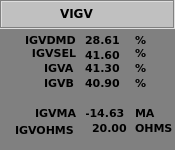
<?xml version="1.0" encoding="UTF-8"?>
<ui version="4.0">
 <class>WVIGB</class>
 <widget class="QWidget" name="WVIGB">
  <property name="geometry">
   <rect>
    <x>0</x>
    <y>0</y>
    <width>175</width>
    <height>150</height>
   </rect>
  </property>
  <property name="minimumSize">
   <size>
    <width>175</width>
    <height>150</height>
   </size>
  </property>
  <property name="maximumSize">
   <size>
    <width>175</width>
    <height>150</height>
   </size>
  </property>
  <property name="windowTitle">
   <string>WVIGB</string>
  </property>
  <property name="styleSheet">
   <string notr="true">background-color: rgb(128, 128, 128);</string>
  </property>
  <widget class="QLabel" name="lbVIGVT_3">
   <property name="geometry">
    <rect>
     <x>44</x>
     <y>60</y>
     <width>35</width>
     <height>16</height>
    </rect>
   </property>
   <property name="font">
    <font>
     <family>Verdana</family>
     <pointsize>8</pointsize>
     <weight>75</weight>
     <bold>true</bold>
     <underline>false</underline>
    </font>
   </property>
   <property name="styleSheet">
    <string notr="true">background-color: rgb(128, 128, 128);</string>
   </property>
   <property name="text">
    <string>IGVA</string>
   </property>
  </widget>
  <widget class="QLabel" name="lbVIGV_2">
   <property name="geometry">
    <rect>
     <x>85</x>
     <y>45</y>
     <width>41</width>
     <height>20</height>
    </rect>
   </property>
   <property name="font">
    <font>
     <family>Verdana</family>
     <pointsize>8</pointsize>
     <weight>75</weight>
     <bold>true</bold>
    </font>
   </property>
   <property name="styleSheet">
    <string notr="true">background-color: rgb(128, 128, 128);</string>
   </property>
   <property name="text">
    <string>41.60</string>
   </property>
  </widget>
  <widget class="QLabel" name="lbVIGV_4">
   <property name="geometry">
    <rect>
     <x>85</x>
     <y>75</y>
     <width>41</width>
     <height>16</height>
    </rect>
   </property>
   <property name="font">
    <font>
     <family>Verdana</family>
     <pointsize>8</pointsize>
     <weight>75</weight>
     <bold>true</bold>
    </font>
   </property>
   <property name="styleSheet">
    <string notr="true">background-color: rgb(128, 128, 128);</string>
   </property>
   <property name="text">
    <string>40.90</string>
   </property>
  </widget>
  <widget class="QLabel" name="lbVIGV_6">
   <property name="geometry">
    <rect>
     <x>92</x>
     <y>120</y>
     <width>35</width>
     <height>16</height>
    </rect>
   </property>
   <property name="font">
    <font>
     <family>Verdana</family>
     <pointsize>8</pointsize>
     <weight>75</weight>
     <bold>true</bold>
    </font>
   </property>
   <property name="styleSheet">
    <string notr="true">background-color: rgb(128, 128, 128);</string>
   </property>
   <property name="text">
    <string>20.00</string>
   </property>
  </widget>
  <widget class="QLabel" name="lbVIGV_1">
   <property name="geometry">
    <rect>
     <x>85</x>
     <y>32</y>
     <width>41</width>
     <height>15</height>
    </rect>
   </property>
   <property name="font">
    <font>
     <family>Verdana</family>
     <pointsize>8</pointsize>
     <weight>75</weight>
     <bold>true</bold>
    </font>
   </property>
   <property name="styleSheet">
    <string notr="true">background-color: rgb(128, 128, 128);</string>
   </property>
   <property name="text">
    <string>28.61</string>
   </property>
  </widget>
  <widget class="QLabel" name="lbVIGVU_2">
   <property name="geometry">
    <rect>
     <x>135</x>
     <y>45</y>
     <width>21</width>
     <height>16</height>
    </rect>
   </property>
   <property name="font">
    <font>
     <family>Verdana</family>
     <pointsize>8</pointsize>
     <weight>75</weight>
     <bold>true</bold>
    </font>
   </property>
   <property name="styleSheet">
    <string notr="true">background-color: rgb(128, 128, 128);</string>
   </property>
   <property name="text">
    <string>%</string>
   </property>
  </widget>
  <widget class="QLabel" name="lbVIGV_5">
   <property name="geometry">
    <rect>
     <x>85</x>
     <y>105</y>
     <width>41</width>
     <height>15</height>
    </rect>
   </property>
   <property name="font">
    <font>
     <family>Verdana</family>
     <pointsize>8</pointsize>
     <weight>75</weight>
     <bold>true</bold>
    </font>
   </property>
   <property name="styleSheet">
    <string notr="true">background-color: rgb(128, 128, 128);</string>
   </property>
   <property name="text">
    <string>-14.63</string>
   </property>
  </widget>
  <widget class="QLabel" name="lbVIGVT_5">
   <property name="geometry">
    <rect>
     <x>35</x>
     <y>105</y>
     <width>51</width>
     <height>16</height>
    </rect>
   </property>
   <property name="font">
    <font>
     <family>Verdana</family>
     <pointsize>8</pointsize>
     <weight>75</weight>
     <bold>true</bold>
     <underline>false</underline>
    </font>
   </property>
   <property name="styleSheet">
    <string notr="true">background-color: rgb(128, 128, 128);</string>
   </property>
   <property name="text">
    <string>IGVMA</string>
   </property>
  </widget>
  <widget class="QLabel" name="lbVIGVU_1">
   <property name="geometry">
    <rect>
     <x>135</x>
     <y>32</y>
     <width>21</width>
     <height>16</height>
    </rect>
   </property>
   <property name="font">
    <font>
     <family>Verdana</family>
     <pointsize>8</pointsize>
     <weight>75</weight>
     <bold>true</bold>
    </font>
   </property>
   <property name="styleSheet">
    <string notr="true">background-color: rgb(128, 128, 128);</string>
   </property>
   <property name="text">
    <string>%</string>
   </property>
  </widget>
  <widget class="QLabel" name="lbVIGVT_6">
   <property name="geometry">
    <rect>
     <x>15</x>
     <y>120</y>
     <width>71</width>
     <height>20</height>
    </rect>
   </property>
   <property name="font">
    <font>
     <family>Verdana</family>
     <pointsize>8</pointsize>
     <weight>75</weight>
     <bold>true</bold>
     <underline>false</underline>
    </font>
   </property>
   <property name="styleSheet">
    <string notr="true">background-color: rgb(128, 128, 128);</string>
   </property>
   <property name="text">
    <string>IGVOHMS</string>
   </property>
  </widget>
  <widget class="QLabel" name="lbVIGVU_3">
   <property name="geometry">
    <rect>
     <x>135</x>
     <y>60</y>
     <width>21</width>
     <height>16</height>
    </rect>
   </property>
   <property name="font">
    <font>
     <family>Verdana</family>
     <pointsize>8</pointsize>
     <weight>75</weight>
     <bold>true</bold>
    </font>
   </property>
   <property name="styleSheet">
    <string notr="true">background-color: rgb(128, 128, 128);</string>
   </property>
   <property name="text">
    <string>%</string>
   </property>
  </widget>
  <widget class="QLabel" name="lbVIGVU_4">
   <property name="geometry">
    <rect>
     <x>135</x>
     <y>75</y>
     <width>21</width>
     <height>16</height>
    </rect>
   </property>
   <property name="font">
    <font>
     <family>Verdana</family>
     <pointsize>8</pointsize>
     <weight>75</weight>
     <bold>true</bold>
    </font>
   </property>
   <property name="styleSheet">
    <string notr="true">background-color: rgb(128, 128, 128);</string>
   </property>
   <property name="text">
    <string>%</string>
   </property>
  </widget>
  <widget class="QLabel" name="lbVIGVU_6">
   <property name="geometry">
    <rect>
     <x>135</x>
     <y>120</y>
     <width>41</width>
     <height>16</height>
    </rect>
   </property>
   <property name="font">
    <font>
     <family>Verdana</family>
     <pointsize>8</pointsize>
     <weight>75</weight>
     <bold>true</bold>
    </font>
   </property>
   <property name="styleSheet">
    <string notr="true">background-color: rgb(128, 128, 128);</string>
   </property>
   <property name="text">
    <string>OHMS</string>
   </property>
  </widget>
  <widget class="QLabel" name="lbVIGVT_1">
   <property name="geometry">
    <rect>
     <x>25</x>
     <y>32</y>
     <width>55</width>
     <height>16</height>
    </rect>
   </property>
   <property name="font">
    <font>
     <family>Verdana</family>
     <pointsize>8</pointsize>
     <weight>75</weight>
     <bold>true</bold>
    </font>
   </property>
   <property name="styleSheet">
    <string notr="true">background-color: rgb(128, 128, 128);</string>
   </property>
   <property name="text">
    <string>IGVDMD</string>
   </property>
  </widget>
  <widget class="QLabel" name="lbVIGVT_4">
   <property name="geometry">
    <rect>
     <x>44</x>
     <y>75</y>
     <width>35</width>
     <height>16</height>
    </rect>
   </property>
   <property name="font">
    <font>
     <family>Verdana</family>
     <pointsize>8</pointsize>
     <weight>75</weight>
     <bold>true</bold>
     <underline>false</underline>
    </font>
   </property>
   <property name="styleSheet">
    <string notr="true">background-color: rgb(128, 128, 128);</string>
   </property>
   <property name="text">
    <string>IGVB</string>
   </property>
  </widget>
  <widget class="QLabel" name="lbVIGVT">
   <property name="geometry">
    <rect>
     <x>60</x>
     <y>5</y>
     <width>71</width>
     <height>16</height>
    </rect>
   </property>
   <property name="font">
    <font>
     <family>Verdana</family>
     <pointsize>9</pointsize>
     <weight>75</weight>
     <bold>true</bold>
    </font>
   </property>
   <property name="styleSheet">
    <string notr="true">background-color: rgb(192, 192, 192);</string>
   </property>
   <property name="text">
    <string>VIGV</string>
   </property>
  </widget>
  <widget class="QLabel" name="lbVIGVT_2">
   <property name="geometry">
    <rect>
     <x>25</x>
     <y>45</y>
     <width>51</width>
     <height>16</height>
    </rect>
   </property>
   <property name="font">
    <font>
     <family>Verdana</family>
     <pointsize>8</pointsize>
     <weight>75</weight>
     <bold>true</bold>
    </font>
   </property>
   <property name="styleSheet">
    <string notr="true">background-color: rgb(128, 128, 128);</string>
   </property>
   <property name="text">
    <string>IGVSEL</string>
   </property>
   <property name="alignment">
    <set>Qt::AlignRight|Qt::AlignTrailing|Qt::AlignVCenter</set>
   </property>
  </widget>
  <widget class="QLabel" name="lbVIGV_3">
   <property name="geometry">
    <rect>
     <x>85</x>
     <y>60</y>
     <width>41</width>
     <height>15</height>
    </rect>
   </property>
   <property name="font">
    <font>
     <family>Verdana</family>
     <pointsize>8</pointsize>
     <weight>75</weight>
     <bold>true</bold>
    </font>
   </property>
   <property name="styleSheet">
    <string notr="true">background-color: rgb(128, 128, 128);</string>
   </property>
   <property name="text">
    <string>41.30</string>
   </property>
  </widget>
  <widget class="QLabel" name="lbVIGVU_5">
   <property name="geometry">
    <rect>
     <x>135</x>
     <y>105</y>
     <width>21</width>
     <height>16</height>
    </rect>
   </property>
   <property name="font">
    <font>
     <family>Verdana</family>
     <pointsize>8</pointsize>
     <weight>75</weight>
     <bold>true</bold>
    </font>
   </property>
   <property name="styleSheet">
    <string notr="true">background-color: rgb(128, 128, 128);</string>
   </property>
   <property name="text">
    <string>MA</string>
   </property>
  </widget>
  <widget class="QFrame" name="frame">
   <property name="geometry">
    <rect>
     <x>0</x>
     <y>0</y>
     <width>175</width>
     <height>29</height>
    </rect>
   </property>
   <property name="styleSheet">
    <string notr="true">background-color: rgb(192, 192, 192);</string>
   </property>
   <property name="frameShape">
    <enum>QFrame::Box</enum>
   </property>
   <property name="frameShadow">
    <enum>QFrame::Sunken</enum>
   </property>
  </widget>
  <widget class="QLabel" name="lbFondo">
   <property name="geometry">
    <rect>
     <x>0</x>
     <y>0</y>
     <width>175</width>
     <height>150</height>
    </rect>
   </property>
   <property name="styleSheet">
    <string notr="true">background-color: rgb(128, 128, 128);</string>
   </property>
   <property name="text">
    <string/>
   </property>
  </widget>
  <zorder>lbFondo</zorder>
  <zorder>frame</zorder>
  <zorder>lbVIGVT_3</zorder>
  <zorder>lbVIGV_2</zorder>
  <zorder>lbVIGV_4</zorder>
  <zorder>lbVIGV_6</zorder>
  <zorder>lbVIGV_1</zorder>
  <zorder>lbVIGVU_2</zorder>
  <zorder>lbVIGV_5</zorder>
  <zorder>lbVIGVT_5</zorder>
  <zorder>lbVIGVU_1</zorder>
  <zorder>lbVIGVT_6</zorder>
  <zorder>lbVIGVU_3</zorder>
  <zorder>lbVIGVU_4</zorder>
  <zorder>lbVIGVU_6</zorder>
  <zorder>lbVIGVT_1</zorder>
  <zorder>lbVIGVT_4</zorder>
  <zorder>lbVIGVT</zorder>
  <zorder>lbVIGVT_2</zorder>
  <zorder>lbVIGV_3</zorder>
  <zorder>lbVIGVU_5</zorder>
 </widget>
 <layoutdefault spacing="6" margin="11"/>
 <resources/>
 <connections/>
</ui>
